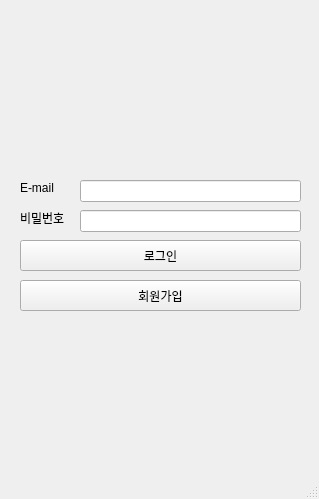
<?xml version="1.0" encoding="UTF-8"?>
<ui version="4.0">
 <class>MainWindow</class>
 <widget class="QMainWindow" name="MainWindow">
  <property name="windowModality">
   <enum>Qt::NonModal</enum>
  </property>
  <property name="geometry">
   <rect>
    <x>0</x>
    <y>0</y>
    <width>319</width>
    <height>499</height>
   </rect>
  </property>
  <property name="maximumSize">
   <size>
    <width>600</width>
    <height>800</height>
   </size>
  </property>
  <property name="windowTitle">
   <string>MainWindow</string>
  </property>
  <property name="toolButtonStyle">
   <enum>Qt::ToolButtonIconOnly</enum>
  </property>
  <property name="unifiedTitleAndToolBarOnMac">
   <bool>false</bool>
  </property>
  <widget class="QWidget" name="centralwidget">
   <widget class="QLabel" name="lbl_Email">
    <property name="geometry">
     <rect>
      <x>20</x>
      <y>180</y>
      <width>48</width>
      <height>16</height>
     </rect>
    </property>
    <property name="text">
     <string>E-mail</string>
    </property>
   </widget>
   <widget class="QLabel" name="lbl_passwd">
    <property name="geometry">
     <rect>
      <x>20</x>
      <y>210</y>
      <width>48</width>
      <height>16</height>
     </rect>
    </property>
    <property name="text">
     <string>비밀번호</string>
    </property>
   </widget>
   <widget class="QLineEdit" name="txt_Email">
    <property name="geometry">
     <rect>
      <x>80</x>
      <y>180</y>
      <width>221</width>
      <height>22</height>
     </rect>
    </property>
   </widget>
   <widget class="QLineEdit" name="txt_Passwd">
    <property name="geometry">
     <rect>
      <x>80</x>
      <y>210</y>
      <width>221</width>
      <height>22</height>
     </rect>
    </property>
    <property name="echoMode">
     <enum>QLineEdit::Password</enum>
    </property>
   </widget>
   <widget class="QPushButton" name="btn_login">
    <property name="geometry">
     <rect>
      <x>20</x>
      <y>240</y>
      <width>281</width>
      <height>31</height>
     </rect>
    </property>
    <property name="text">
     <string>로그인</string>
    </property>
   </widget>
   <widget class="QPushButton" name="btn_join">
    <property name="geometry">
     <rect>
      <x>20</x>
      <y>280</y>
      <width>281</width>
      <height>31</height>
     </rect>
    </property>
    <property name="text">
     <string>회원가입</string>
    </property>
   </widget>
  </widget>
  <widget class="QMenuBar" name="menubar">
   <property name="geometry">
    <rect>
     <x>0</x>
     <y>0</y>
     <width>319</width>
     <height>22</height>
    </rect>
   </property>
  </widget>
  <widget class="QStatusBar" name="statusbar"/>
 </widget>
 <resources/>
 <connections/>
</ui>
